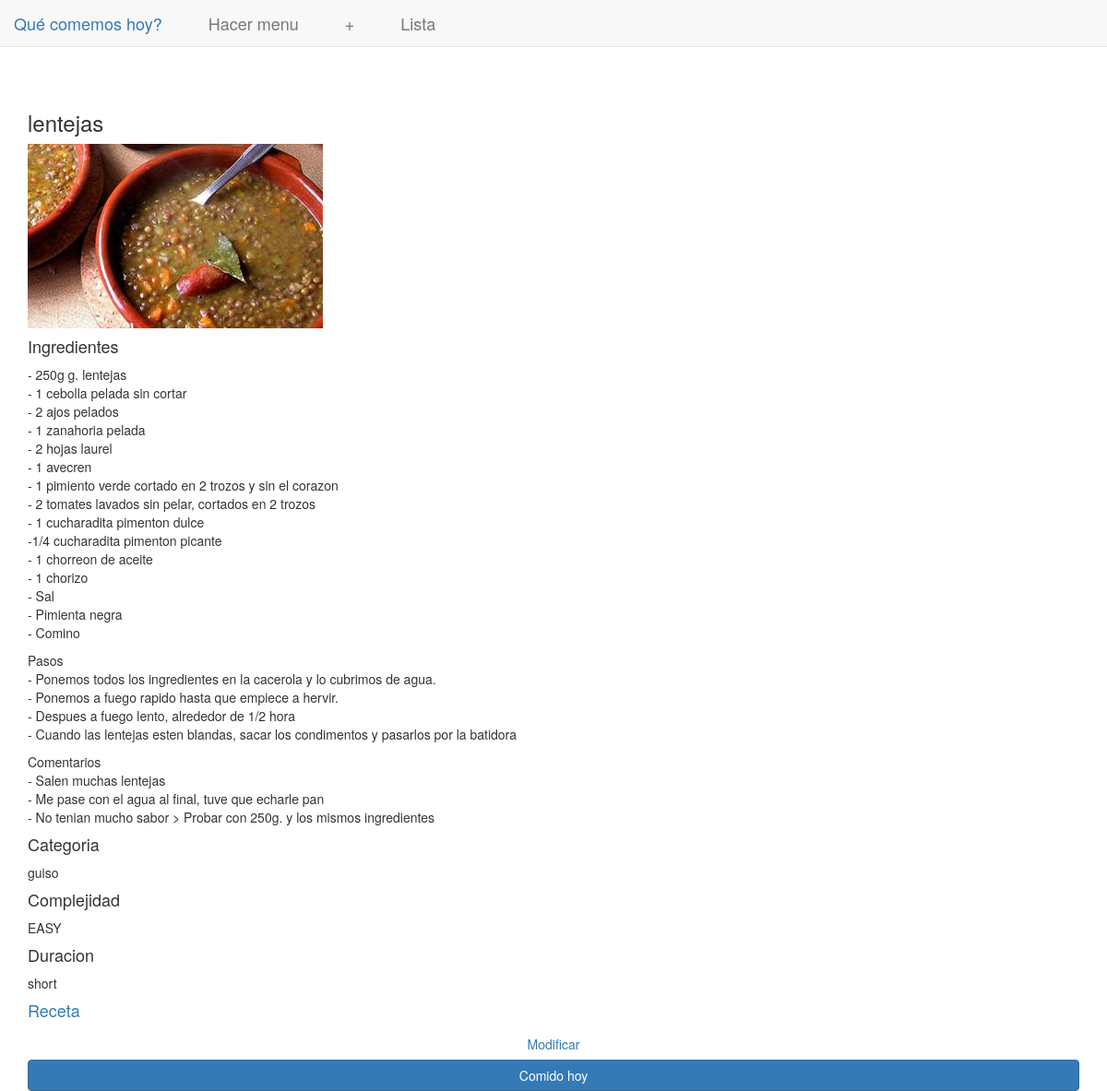
The app's page /app/meal/73 with its own data.
### app/models.py (models this page shows, shortened)
class Meal(models.Model):
    name = models.CharField(default="",max_length=264, unique=True)
    category = models.CharField(default="",max_length=264, choices=category_choices, blank = True)
    ingredients = models.TextField(blank = True)
    complexity = models.CharField(default="",max_length=264, choices=complexity_choices, blank = True)
    duration = models.CharField(default="",max_length=264, choices=duration_choices, blank = True)
    link = models.URLField(default="", blank = True)
    is_new = models.BooleanField(default=True, blank = True)
    image_name = models.CharField(default="",max_length=264, blank = True)
    image = models.ImageField(upload_to='images', blank = True)
    is_preferred = models.BooleanField(default=False, blank = True)

### app/views.py (the view, shortened to what this page needs)
# urls.py: path('meal/<id>',views.meal,name='meal'),
def meal(request,id):
	meal = get_object_or_404(Meal, id=id)
	form = DateForm()
	meal_dict = {'meal': meal}
	return render(request,'app/meal.html',context=meal_dict)

### templates/app/meal.html (shortened to what this page needs)
<!DOCTYPE html>
{% extends "app/base.html" %}
{% load static %}
{% load myfilters %}
{% block body_block %}
<div class="container">
<div class="row">
<div class="content-boxes-v6">
<div class="col-md-12">
	        <h3>{{ meal.name }}</h3>
			<div class='receipt_image img-wrapper'style="position: relative">
	    		<img class='img-responsive'
	    			src="{{ meal.image.url }}"
	    			alt="Uh Oh, didn't show!"
	    			onerror="this.onerror=null;this.src='{% static "app/images/placeholder.jpg" %}';">
			</div>
	        {% if meal.ingredients %}
	        <h4>Ingredientes</h4>
	        <p>{{ meal.ingredients|linebreaks }}</p>
	        {% endif %}
	        {% if meal.category %}
	        <h4>Categoria</h4>
	        <p>{{ meal.category }}</p>
	        {% endif %}
	        {% if meal.complexity %}
	        <h4>Complejidad</h4>
	        <p>{{ meal.complexity }}</p>
	        {% endif %}
	        {% if meal.duration %}
	        <h4>Duracion</h4>
	        <p>{{ meal.duration }}</p>
	        {% endif %}
	        {% if meal.link %}
	        <h4><a href="{{ meal.link }}">Receta</a></h4>
	        {% endif %}
	<a type="button" href="{% url 'app:modify_meal' meal.id %}" class="btn btn-secondary btn-block">Modificar</a>
	<form method="POST">
		<input type="submit" class="btn btn-primary btn-block" value="Comido hoy">
	</form>
</div>
</div>
</div>
{% endblock %}

### static/app/css/custom.css (style rules this page uses)
.content-boxes-v6 { margin-top: 100px; margin-bottom: 100px; }

### records on screen
Meal: name "lentejas", image (picture), ingredients "- 250g g. lentejas - 1 cebolla pelada sin cortar - 2 ajos pelados - 1 zanahoria pelada - 2 hojas laurel - 1 avecren - 1 pimiento verde cortado en 2 trozos y sin el corazon - 2 tomates lavados sin pelar, cortados en 2 trozos - 1 cucharadita pimenton dulce -1/4 cucharadita pimenton picante - 1 chorreon de aceite - 1 chorizo - Sal - Pimienta negra - Comino Pasos - Ponemos todos los ingredientes en la cacerola y lo cubrimos de agua. - Ponemos a fuego rapido hasta que empiece a hervir. - Despues a fuego lento, alrededor de 1/2 hora - Cuando las lentejas esten blandas, sacar los condimentos y pasarlos por la batidora Comentarios - Salen muchas lentejas - Me pase con el agua al final, tuve que…", category "guiso", complexity "EASY", duration "short"
